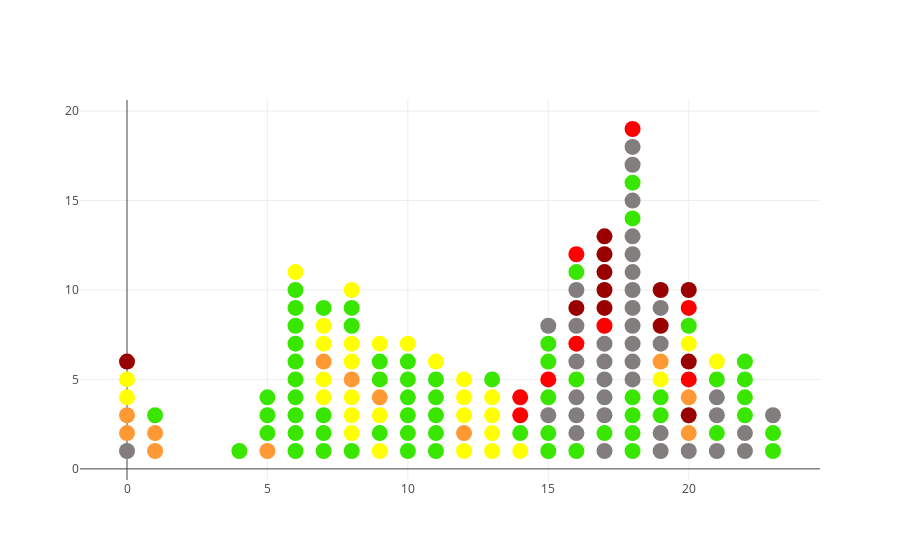

Notebook source saved alongside this figure:
### Code cell
trace2 = go.Scatter(
    x = test2['sched_hour'],
    y = test2['sequence'],
    mode='markers',
    marker=dict(
        size='16',
        color = test2['severity_color'], #set color equal to a variable
    ),
    text= test2['line'] + test2['id']
)
data = [trace2]
plotly.offline.iplot(data)

### Figure 1 — Plotly figure (JSON) as saved in the notebook; plotly's stock layout.template omitted (floating-point values rounded to 4 significant figures; data arrays with more than 128 entries replaced by an {"elided": "..."} marker saying what was removed)
{"data": [{"marker": {"color": {"elided": "165 str values"}, "size": "16"}, "mode": "markers", "text": {"elided": "165 str values"}, "type": "scatter", "x": {"elided": "165 int values"}, "y": {"elided": "165 int values"}}], "layout": {}}
